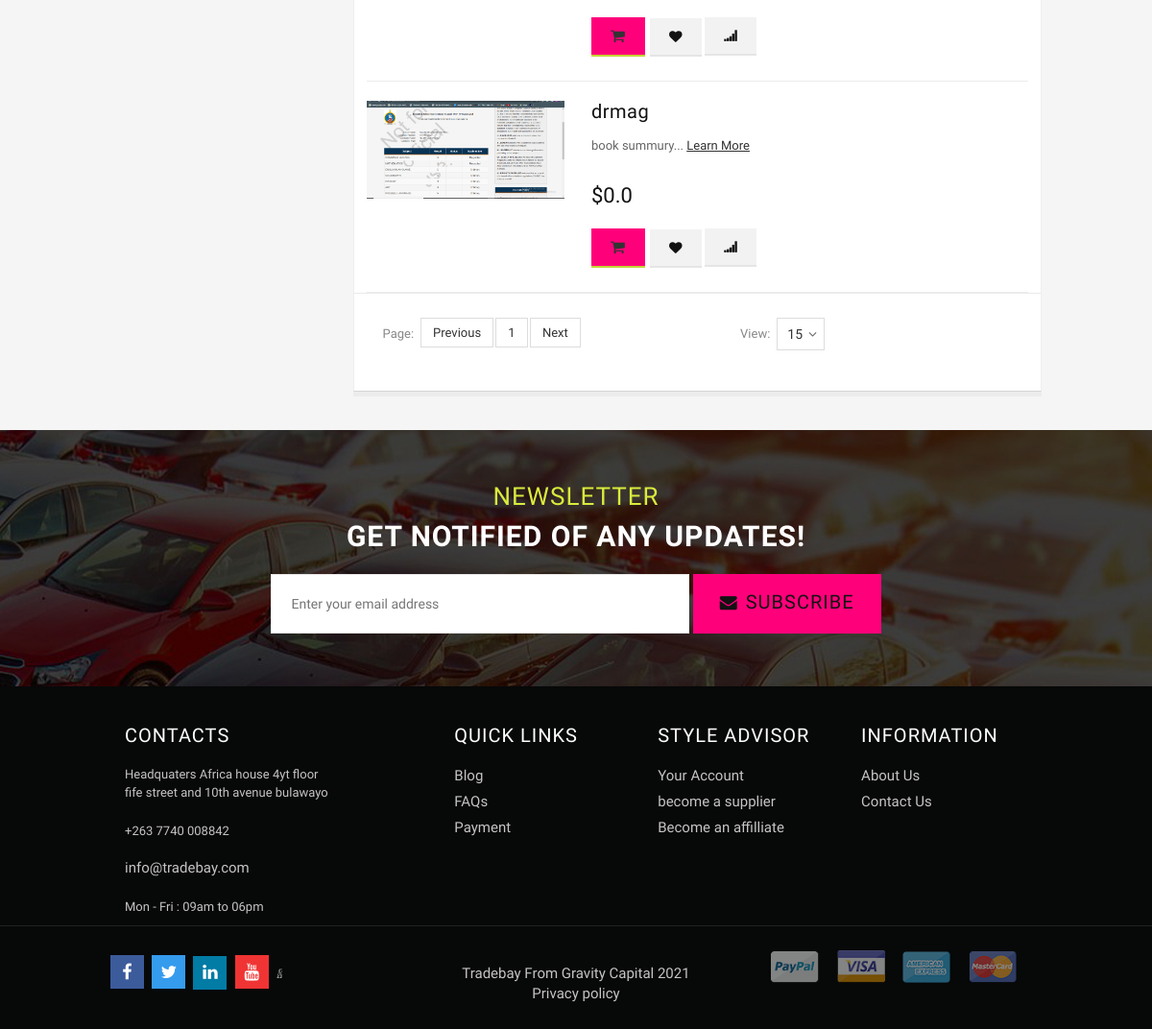
Page /books/book_list/ (lower part) on the earlier database version.
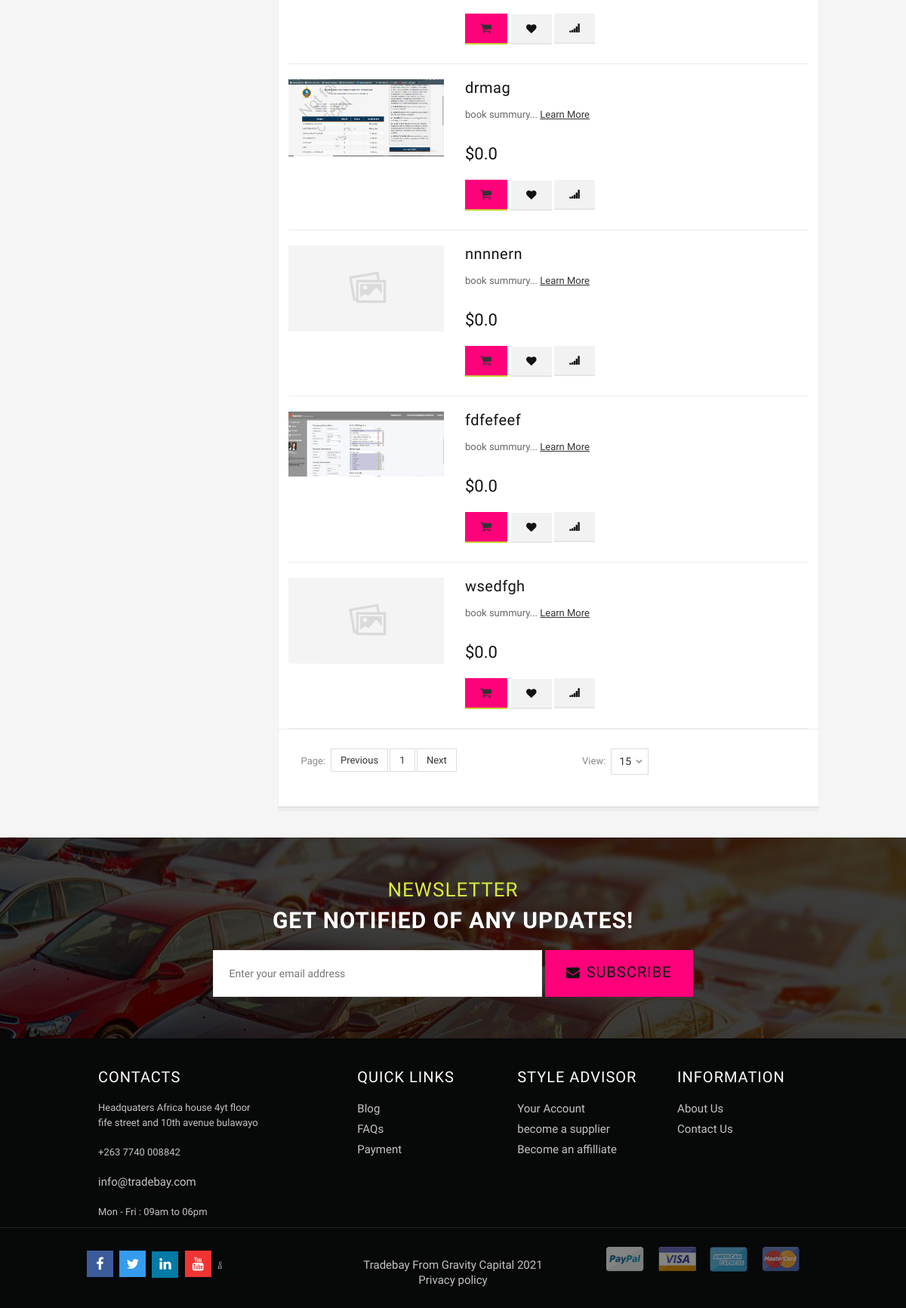
Same page on the later database version.
### books/models.py (models this page shows, shortened)
class Book(models.Model):
    seo_title =  models.CharField(max_length=200,default="Tradebay book detail")
    seo_description =  models.CharField(max_length=200,default="Tradebay book detail")
    url_slug = models.SlugField(blank=True)
    title = models.CharField(max_length=200)
    auther = models.CharField(max_length=200)
    category = models.ForeignKey(Category , on_delete=models.CASCADE)
    book_file = models.FileField(upload_to='cars')
    book_summary = models.TextField(max_length=500,default="book summury")
    book_thumbnail = models.ImageField(upload_to='cars',default='default.PNG')
    merchant = models.ForeignKey(MerchantUser,on_delete=models.CASCADE)
    price = models.FloatField(default=0.0)

### books/views.py (the view)
# urls.py: path('book_list/',views.book_list,name="book_list"),
def book_list(request):
    context= {
        'title':'Tradebay book list',
        'description':'Books from Authour around zimbabwe',
    }
    return render(request, 'books/book_list.html',context)

### Djangoecormeceapp/context_processor.py (called while the page is built)
def product_listing(request):
    productCategory = request.GET.get('productCategory')
    if productCategory == None:
        products = Products.objects.all()
    else:
        products = Products.objects.filter(subcategories_id__title=productCategory)
    productCategories = SubCategories.objects.all()
    page_num = request.GET.get('page', 1)
    p = Paginator(products, 7)
    try:
        page = p.page(page_num)
    except EmptyPage:
	    page = p.page(1)
    context = {	'products':page ,
				'productCategories':productCategories,
                'title':'Tradebay Online shopping  Phones ||  TVS  ||',
                'description': 'description'
				}
    return context

### accomo/context_processor.py (called while the page is built)
def Property_listings(request):
	propertyCategory = request.GET.get('propertyCategory')
	if propertyCategory == None:
		property = Property.objects.all()
	else:
		property = Property.objects.filter(category__name=propertyCategory)
	propertyCategories = Category.objects.all()
	page_num = request.GET.get('page', 1)
	p = Paginator(property, 10)
	try:
		page = p.page(page_num)
	except EmptyPage:
		page = p.page(1)
	context = {	'property':page ,
				'propertyCategories':propertyCategories,
				}
	return context

### books/templates/books/book_list.html (shortened to what this page needs)
{% extends 'front_end_templates/base.html' %}
{% load static %}
{% block content %}
<section class="main-container col2-left-layout bounceInUp animated">
  <div class="container">
    <div class="row">
      <div class="col-main col-sm-9 col-sm-push-3 product-grid">
      <div class="pro-coloumn">
        <article class="col-main">
          <div class="category-products">
            <ol class="products-list" id="products-list">
          {% for book in books %}
          <li class="item even">
            <div class="product-image">
              <a href="product-detail.html" title="19&quot; Widescreen LCD Monitor">
                 <img class="small-image" src="{{ book.book_thumbnail.url }}" alt="{{ book.title }}"> </a>
                </div>
            <div class="product-shop">
              <h2 class="product-name"><a href="{% url 'book_detail' book.id %}" title="19&quot; Widescreen LCD Monitor">{{  book.title }}</a></h2>
              <div class="desc std">
                <p>{{  book.book_summary }}... <a class="link-learn" title="" href="{% url 'book_detail' book.id %}">Learn More</a> </p>
              </div>
              <div class="price-box"> <span class="regular-price" id="product-price-156"> <span class="price">${{ book.price }}</span> </span> </div>
              <div class="actions">
                <button class="button btn-cart ajx-cart" title="Add to Cart" type="button"><span>Add to Cart</span></button>
                <span class="add-to-links"> <a title="Add to Wishlist" class="button link-wishlist" href="{{ book.adminupload.url }}" download="{{ book.adminupload.url }}"><span>Download</span></a> <a title="Add to Compare" class="button link-compare" href=""><span>Views</span></a> </span> </div>
            </div>
          </li>
          {% endfor %}
        </ol>
          </div>
          <div class="toolbar bottom">
            <div class="pager">
              <div id="limiter">
                <label>View: </label>
                <ul>
                  <li><a href="#">15<span class="right-arrow"></span></a>
                  </li>
                </ul>
              </div>
              <div class="pages">
                <label>Page:</label>
                <ul class="pagination">
                  {% if book.has_previous %}
                 <li class="page-item">
                <a class="page-link" href="?page={{ book.previous_page_number }}">Previous</a>
              </li>
                {% else %}
               <li class="page-item disabled">
                <a class="page-link" href="#" tabindex="-1" aria-disabled="true">Previous</a>
               </li>
               {% endif %}
                {% for i in books.paginator.page_range %}
               {% if i == book_list.number %}
               <li class="page-item active"><a class="page-link">{{i}}</a></li>
               {% else %}
               <li class="page-item"><a class="page-link" href="?page={{i}}">{{i}}</a></li>
               {% endif %}
               {% endfor %}
               {% if book.has_next %}
               <li class="page-item">
                 <a class="page-link" href="?page={{ book.next_page_number }}">Next</a>
              </li>
               {% else %}
               <li class="page-item disabled">
                <a class="page-link" href="#" tabindex="-1" aria-disabled="true">Next</a>
               </li>
               {% endif %}
             </ul>              </div>
            </div>
          </div>
        </article>
        </div>
      </div>
  </div>
</div>
</section>
{%  endblock %}

Differences in the rows shown:
added Book: book_thumbnail (placeholder picture), title "nnnnern", book_summary "book summury", price "0.0"
added Book: book_thumbnail (picture), title "fdfefeef", book_summary "book summury", price "0.0"
added Book: book_thumbnail (placeholder picture), title "wsedfgh", book_summary "book summury", price "0.0"
